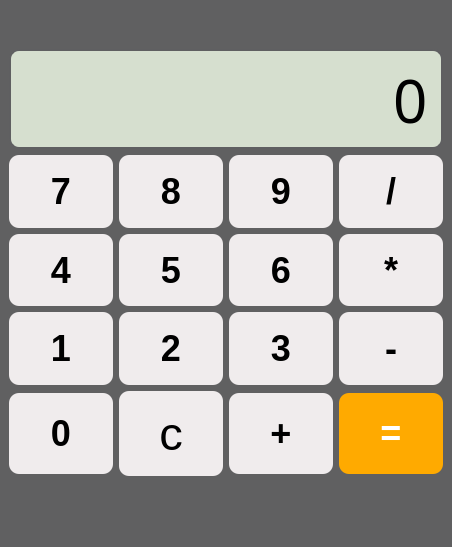
<?xml version="1.0" encoding="UTF-8"?>
<ui version="4.0">
 <class>MainWindow</class>
 <widget class="QMainWindow" name="MainWindow">
  <property name="enabled">
   <bool>true</bool>
  </property>
  <property name="geometry">
   <rect>
    <x>0</x>
    <y>0</y>
    <width>452</width>
    <height>547</height>
   </rect>
  </property>
  <property name="font">
   <font>
    <pointsize>1</pointsize>
   </font>
  </property>
  <property name="mouseTracking">
   <bool>false</bool>
  </property>
  <property name="focusPolicy">
   <enum>Qt::StrongFocus</enum>
  </property>
  <property name="windowTitle">
   <string>MainWindow</string>
  </property>
  <property name="styleSheet">
   <string notr="true">
  
   background-color: rgb(96, 96, 97); /* Dark gray background */
   padding: 20px;
   border-radius: 10px;

</string>
  </property>
  <widget class="QWidget" name="centralwidget">
   <property name="enabled">
    <bool>true</bool>
   </property>
   <property name="font">
    <font>
     <pointsize>1</pointsize>
    </font>
   </property>
   <property name="styleSheet">
    <string notr="true"/>
   </property>
   <layout class="QVBoxLayout" name="verticalLayout">
    <item>
     <widget class="QLineEdit" name="int_output">
      <property name="enabled">
       <bool>false</bool>
      </property>
      <property name="minimumSize">
       <size>
        <width>0</width>
        <height>100</height>
       </size>
      </property>
      <property name="font">
       <font>
        <family>Digital</family>
        <pointsize>-1</pointsize>
       </font>
      </property>
      <property name="styleSheet">
       <string notr="true">width: 200px;
    height: 50px;
    background-color: rgb(214, 223, 207); /* Light greenish-gray */
    border-radius: 10px;
    border: 2px solid rgb(95, 95, 97); /* Dark gray border */
    color: black;
    font-family: 'Digital', sans-serif;
    font-size: 60px;
    text-align: right;
    padding: 5px 10px;
    display: flex;
    align-items: center;
    justify-content: flex-end;</string>
      </property>
      <property name="text">
       <string>0</string>
      </property>
      <property name="alignment">
       <set>Qt::AlignRight|Qt::AlignTrailing|Qt::AlignVCenter</set>
      </property>
     </widget>
    </item>
    <item>
     <layout class="QGridLayout" name="gridLayout">
      <item row="3" column="2">
       <widget class="QPushButton" name="button_plus">
        <property name="enabled">
         <bool>true</bool>
        </property>
        <property name="minimumSize">
         <size>
          <width>0</width>
          <height>70</height>
         </size>
        </property>
        <property name="font">
         <font>
          <pointsize>27</pointsize>
          <bold>true</bold>
         </font>
        </property>
        <property name="styleSheet">
         <string notr="true">QPushButton {
	background-color: rgb(240, 236, 237); /* Light gray */
	color: black;
}
QPushButton:pressed {
	background-color: #555;
	border: 1px solid #aaa;
}


</string>
        </property>
        <property name="text">
         <string>+</string>
        </property>
       </widget>
      </item>
      <item row="0" column="2">
       <widget class="QPushButton" name="int_9">
        <property name="enabled">
         <bool>true</bool>
        </property>
        <property name="minimumSize">
         <size>
          <width>0</width>
          <height>70</height>
         </size>
        </property>
        <property name="font">
         <font>
          <pointsize>27</pointsize>
          <bold>true</bold>
         </font>
        </property>
        <property name="styleSheet">
         <string notr="true">QPushButton {
	background-color: rgb(240, 236, 237); /* Light gray */
	color: black;
}
QPushButton:pressed {
	background-color: #555;
	border: 1px solid #aaa;
}


</string>
        </property>
        <property name="text">
         <string>9</string>
        </property>
       </widget>
      </item>
      <item row="1" column="2">
       <widget class="QPushButton" name="int_6">
        <property name="enabled">
         <bool>true</bool>
        </property>
        <property name="minimumSize">
         <size>
          <width>0</width>
          <height>70</height>
         </size>
        </property>
        <property name="font">
         <font>
          <pointsize>27</pointsize>
          <bold>true</bold>
         </font>
        </property>
        <property name="styleSheet">
         <string notr="true">QPushButton {
	background-color: rgb(240, 236, 237); /* Light gray */
	color: black;
}
QPushButton:pressed {
	background-color: #555;
	border: 1px solid #aaa;
}


</string>
        </property>
        <property name="text">
         <string>6</string>
        </property>
       </widget>
      </item>
      <item row="2" column="0">
       <widget class="QPushButton" name="int_1">
        <property name="enabled">
         <bool>true</bool>
        </property>
        <property name="minimumSize">
         <size>
          <width>0</width>
          <height>70</height>
         </size>
        </property>
        <property name="font">
         <font>
          <pointsize>27</pointsize>
          <bold>true</bold>
         </font>
        </property>
        <property name="styleSheet">
         <string notr="true">QPushButton {
	background-color: rgb(240, 236, 237); /* Light gray */
	color: black;
}
QPushButton:pressed {
	background-color: #555;
	border: 1px solid #aaa;
}


</string>
        </property>
        <property name="text">
         <string>1</string>
        </property>
       </widget>
      </item>
      <item row="1" column="3">
       <widget class="QPushButton" name="button_mul">
        <property name="enabled">
         <bool>true</bool>
        </property>
        <property name="minimumSize">
         <size>
          <width>0</width>
          <height>70</height>
         </size>
        </property>
        <property name="font">
         <font>
          <pointsize>27</pointsize>
          <bold>true</bold>
         </font>
        </property>
        <property name="styleSheet">
         <string notr="true">QPushButton {
	background-color: rgb(240, 236, 237); /* Light gray */
	color: black;
}
QPushButton:pressed {
	background-color: #555;
	border: 1px solid #aaa;
}


</string>
        </property>
        <property name="text">
         <string>*</string>
        </property>
       </widget>
      </item>
      <item row="3" column="0">
       <widget class="QPushButton" name="int_0">
        <property name="enabled">
         <bool>true</bool>
        </property>
        <property name="minimumSize">
         <size>
          <width>0</width>
          <height>70</height>
         </size>
        </property>
        <property name="font">
         <font>
          <pointsize>27</pointsize>
          <bold>true</bold>
         </font>
        </property>
        <property name="styleSheet">
         <string notr="true">QPushButton {
	background-color: rgb(240, 236, 237); /* Light gray */
	color: black;
}
QPushButton:pressed {
	background-color: #555;
	border: 1px solid #aaa;
}


</string>
        </property>
        <property name="text">
         <string>0</string>
        </property>
       </widget>
      </item>
      <item row="2" column="2">
       <widget class="QPushButton" name="int_3">
        <property name="enabled">
         <bool>true</bool>
        </property>
        <property name="minimumSize">
         <size>
          <width>0</width>
          <height>70</height>
         </size>
        </property>
        <property name="font">
         <font>
          <pointsize>27</pointsize>
          <bold>true</bold>
         </font>
        </property>
        <property name="styleSheet">
         <string notr="true">QPushButton {
	background-color: rgb(240, 236, 237); /* Light gray */
	color: black;
}
QPushButton:pressed {
	background-color: #555;
	border: 1px solid #aaa;
}


</string>
        </property>
        <property name="text">
         <string>3</string>
        </property>
       </widget>
      </item>
      <item row="2" column="3">
       <widget class="QPushButton" name="button_min">
        <property name="enabled">
         <bool>true</bool>
        </property>
        <property name="minimumSize">
         <size>
          <width>0</width>
          <height>70</height>
         </size>
        </property>
        <property name="font">
         <font>
          <pointsize>27</pointsize>
          <bold>true</bold>
         </font>
        </property>
        <property name="styleSheet">
         <string notr="true">QPushButton {
	background-color: rgb(240, 236, 237); /* Light gray */
	color: black;
}
QPushButton:pressed {
	background-color: #555;
	border: 1px solid #aaa;
}


</string>
        </property>
        <property name="text">
         <string>-</string>
        </property>
       </widget>
      </item>
      <item row="1" column="1">
       <widget class="QPushButton" name="int_5">
        <property name="enabled">
         <bool>true</bool>
        </property>
        <property name="minimumSize">
         <size>
          <width>0</width>
          <height>70</height>
         </size>
        </property>
        <property name="font">
         <font>
          <pointsize>27</pointsize>
          <bold>true</bold>
         </font>
        </property>
        <property name="styleSheet">
         <string notr="true">QPushButton {
	background-color: rgb(240, 236, 237); /* Light gray */
	color: black;
}
QPushButton:pressed {
	background-color: #555;
	border: 1px solid #aaa;
}


</string>
        </property>
        <property name="text">
         <string>5</string>
        </property>
       </widget>
      </item>
      <item row="2" column="1">
       <widget class="QPushButton" name="int_2">
        <property name="enabled">
         <bool>true</bool>
        </property>
        <property name="minimumSize">
         <size>
          <width>0</width>
          <height>70</height>
         </size>
        </property>
        <property name="font">
         <font>
          <pointsize>27</pointsize>
          <bold>true</bold>
         </font>
        </property>
        <property name="styleSheet">
         <string notr="true">QPushButton {
	background-color: rgb(240, 236, 237); /* Light gray */
	color: black;
}
QPushButton:pressed {
	background-color: #555;
	border: 1px solid #aaa;
}


</string>
        </property>
        <property name="text">
         <string>2</string>
        </property>
       </widget>
      </item>
      <item row="3" column="1">
       <widget class="QPushButton" name="button_clear">
        <property name="enabled">
         <bool>true</bool>
        </property>
        <property name="minimumSize">
         <size>
          <width>0</width>
          <height>70</height>
         </size>
        </property>
        <property name="font">
         <font>
          <pointsize>35</pointsize>
          <bold>false</bold>
         </font>
        </property>
        <property name="styleSheet">
         <string notr="true">QPushButton {
	background-color: rgb(240, 236, 237); /* Light gray */
	color: black;
}
QPushButton:pressed {
	background-color: #555;
	border: 1px solid #aaa;
}


</string>
        </property>
        <property name="text">
         <string>c</string>
        </property>
       </widget>
      </item>
      <item row="0" column="1">
       <widget class="QPushButton" name="int_8">
        <property name="enabled">
         <bool>true</bool>
        </property>
        <property name="minimumSize">
         <size>
          <width>0</width>
          <height>70</height>
         </size>
        </property>
        <property name="font">
         <font>
          <pointsize>27</pointsize>
          <bold>true</bold>
         </font>
        </property>
        <property name="styleSheet">
         <string notr="true">QPushButton {
	background-color: rgb(240, 236, 237); /* Light gray */
	color: black;
}
QPushButton:pressed {
	background-color: #555;
	border: 1px solid #aaa;
}


</string>
        </property>
        <property name="text">
         <string>8</string>
        </property>
       </widget>
      </item>
      <item row="0" column="3">
       <widget class="QPushButton" name="button_devision">
        <property name="enabled">
         <bool>true</bool>
        </property>
        <property name="minimumSize">
         <size>
          <width>0</width>
          <height>70</height>
         </size>
        </property>
        <property name="font">
         <font>
          <pointsize>27</pointsize>
          <bold>true</bold>
         </font>
        </property>
        <property name="styleSheet">
         <string notr="true">QPushButton {
	background-color: rgb(240, 236, 237); /* Light gray */
	color: black;
}
QPushButton:pressed {
	background-color: #555;
	border: 1px solid #aaa;
}


</string>
        </property>
        <property name="text">
         <string>/</string>
        </property>
       </widget>
      </item>
      <item row="1" column="0">
       <widget class="QPushButton" name="int_4">
        <property name="enabled">
         <bool>true</bool>
        </property>
        <property name="minimumSize">
         <size>
          <width>0</width>
          <height>70</height>
         </size>
        </property>
        <property name="font">
         <font>
          <pointsize>27</pointsize>
          <bold>true</bold>
         </font>
        </property>
        <property name="styleSheet">
         <string notr="true">QPushButton {
	background-color: rgb(240, 236, 237); /* Light gray */
	color: black;
}
QPushButton:pressed {
	background-color: #555;
	border: 1px solid #aaa;
}


</string>
        </property>
        <property name="text">
         <string>4</string>
        </property>
       </widget>
      </item>
      <item row="3" column="3">
       <widget class="QPushButton" name="button_equal">
        <property name="enabled">
         <bool>true</bool>
        </property>
        <property name="minimumSize">
         <size>
          <width>0</width>
          <height>70</height>
         </size>
        </property>
        <property name="font">
         <font>
          <pointsize>27</pointsize>
          <bold>true</bold>
         </font>
        </property>
        <property name="styleSheet">
         <string notr="true">QPushButton {
	background-color: rgb(255, 170, 0); /* Light gray */
	color: white;
}
QPushButton:pressed {
	background-color: #555;
	border: 1px solid #aaa;
}


</string>
        </property>
        <property name="text">
         <string>=</string>
        </property>
       </widget>
      </item>
      <item row="0" column="0">
       <widget class="QPushButton" name="int_7">
        <property name="enabled">
         <bool>true</bool>
        </property>
        <property name="minimumSize">
         <size>
          <width>0</width>
          <height>70</height>
         </size>
        </property>
        <property name="font">
         <font>
          <pointsize>27</pointsize>
          <bold>true</bold>
         </font>
        </property>
        <property name="styleSheet">
         <string notr="true">QPushButton {
	background-color: rgb(240, 236, 237); /* Light gray */
	color: black;
}
QPushButton:pressed {
	background-color: #555;
	border: 1px solid #aaa;
}


</string>
        </property>
        <property name="text">
         <string>7</string>
        </property>
       </widget>
      </item>
     </layout>
    </item>
   </layout>
  </widget>
  <widget class="QMenuBar" name="menubar">
   <property name="geometry">
    <rect>
     <x>0</x>
     <y>0</y>
     <width>452</width>
     <height>62</height>
    </rect>
   </property>
  </widget>
  <widget class="QStatusBar" name="statusbar"/>
 </widget>
 <resources/>
 <connections/>
</ui>
